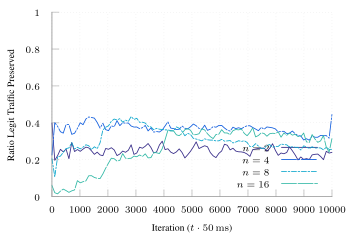

This chart was generated by the following gnuplot code:
set terminal tikz standalone color size 9cm,6cm font '\scriptsize' preamble '\usepackage{microtype} \usepackage{times} \usepackage[T1]{fontenc} \usepackage{siunitx}\sisetup{detect-all}'
set output "m-tcp-banded.tex"

load "parula.pal"

set style line 102 lc rgb '#a0a0a0' lt 1 lw 1
set border ls 102
set colorbox border 102
set key textcolor rgb "black"
set tics textcolor rgb "black"
set label textcolor rgb "black"

set border 3
set grid x y
set xtics nomirror
set ytics nomirror

#set key autotitle columnhead
set datafile separator ","

set xlabel "Iteration ($t \\cdot{} \\SI{50}{\\milli\\second}$)"
set ylabel "Ratio Legit Traffic Preserved"

set yrange [0.0:1.0]
set key inside bottom right

plot '../results/m-tcp-banded-2' u 1:3 w lines smooth sbezier title "$n=2$" dt 1, \
     '../results/m-tcp-banded-4' u 1:3 w lines smooth sbezier title "$n=4$" dt (18,2,2,2), \
     '../results/m-tcp-banded-8' u 1:3 w lines smooth sbezier title "$n=8$" ls 4  dt (6,2,2,2), \
     '../results/m-tcp-banded-16' u 1:3 w lines smooth sbezier title "$n=16$" ls 5 dt (18,2)
